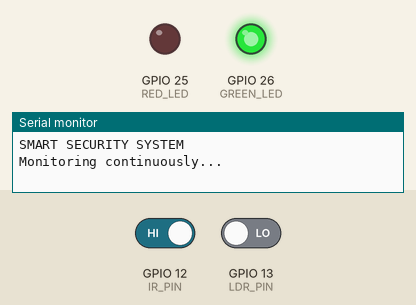
Recording of a sketch running on a simulated ESP32. On the bench: output pins drawn as LEDs (lit = HIGH), the last lines printed to the serial monitor. Inputs (shaded band) come from the test bench; at power-on: GPIO 12 (IR_PIN) HIGH, GPIO 13 (LDR_PIN) LOW. Nothing arrives over Bluetooth unless stated.

Above: at 1.2 s.
1.3 s: GPIO 12 (IR_PIN) driven LOW and GPIO 13 (LDR_PIN) driven HIGH
At 2.5 s:
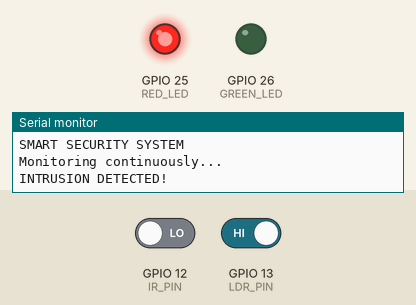
2.8 s: GPIO 12 (IR_PIN) driven HIGH
At 4.0 s:
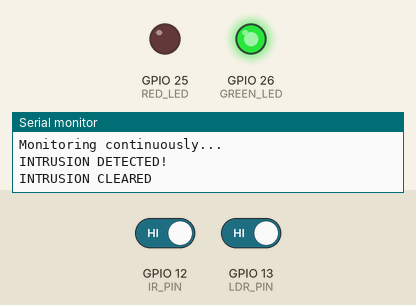
4.3 s: GPIO 12 (IR_PIN) driven LOW
At 5.5 s:
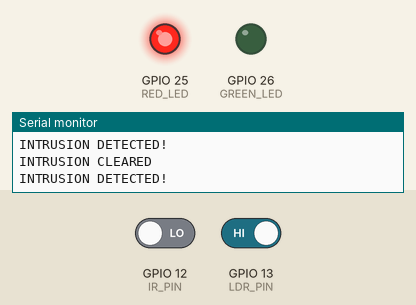
5.8 s: GPIO 13 (LDR_PIN) driven LOW
At 7.1 s:
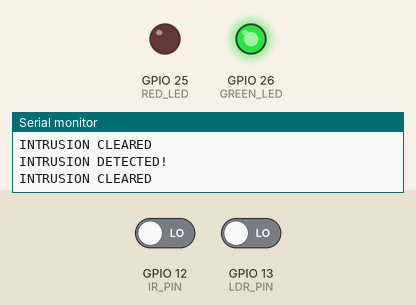
Timing chart, 0 to 8.3 s (numbered marks = the images above; inputs shaded):
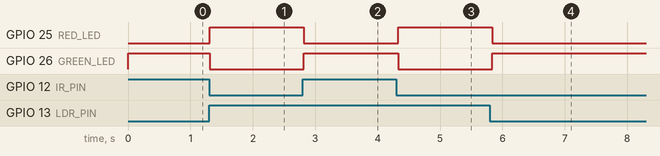

Measured:
- after the input at 1.3 s, GPIO 25 (RED_LED): LOW → HIGH at once; GPIO 26 (GREEN_LED): HIGH → LOW at once
- after the input at 2.8 s, GPIO 25 (RED_LED): HIGH → LOW at once; GPIO 26 (GREEN_LED): LOW → HIGH at once
- after the input at 4.3 s, GPIO 25 (RED_LED): LOW → HIGH at once; GPIO 26 (GREEN_LED): HIGH → LOW at once
- after the input at 5.8 s, GPIO 25 (RED_LED): HIGH → LOW at once; GPIO 26 (GREEN_LED): LOW → HIGH at once

The sketch:

Smart_Security_System.ino
```cpp
#include "BluetoothSerial.h"

BluetoothSerial SerialBT;

// ===============================
// PINS
// ===============================
const int LDR_PIN = 13;
const int IR_PIN = 12;
const int RED_LED = 25;
const int GREEN_LED = 26;

// ===============================
// STATE
// ===============================
bool previousIntrusion = false;

void setup() {

  Serial.begin(115200);

  pinMode(LDR_PIN, INPUT);
  pinMode(IR_PIN, INPUT);

  pinMode(RED_LED, OUTPUT);
  pinMode(GREEN_LED, OUTPUT);

  // Start in secure state
  digitalWrite(RED_LED, LOW);
  digitalWrite(GREEN_LED, HIGH);

  // Bluetooth
  SerialBT.begin("SMART_SECURITY");

  Serial.println("SMART SECURITY SYSTEM");
  Serial.println("Monitoring continuously...");

  SerialBT.println("================================");
  SerialBT.println("       SMART SECURITY");
  SerialBT.println("================================");
  SerialBT.println("SYSTEM SECURE");
  SerialBT.println("Monitoring active...");
}

// ===============================
// MAIN LOOP
// ===============================
void loop() {

  // Read sensors continuously
  int ldrValue = digitalRead(LDR_PIN);
  int irValue = digitalRead(IR_PIN);

  // Your confirmed sensor logic
  bool dark = (ldrValue == HIGH);
  bool movement = (irValue == LOW);

  // Intrusion condition
  bool intrusion = dark && movement;

  // ===============================
  // PHYSICAL LEDs
  // ===============================

  if (intrusion) {

    digitalWrite(RED_LED, HIGH);
    digitalWrite(GREEN_LED, LOW);

  }
  else {

    digitalWrite(RED_LED, LOW);
    digitalWrite(GREEN_LED, HIGH);
  }

  // ===============================
  // ONLY SEND BLUETOOTH WHEN STATE CHANGES
  // ===============================

  // Intruder just detected
  if (intrusion && !previousIntrusion) {

    Serial.println("INTRUSION DETECTED!");

    SerialBT.println();
    SerialBT.println("################################");
    SerialBT.println("      !!! INTRUSION !!!");
    SerialBT.println("################################");
    SerialBT.println("ALARM: ACTIVE");
    SerialBT.println("ROOM: DARK");
    SerialBT.println("MOVEMENT: DETECTED");
    SerialBT.println("################################");
  }

  // Intruder has left
  if (!intrusion && previousIntrusion) {

    Serial.println("INTRUSION CLEARED");

    SerialBT.println();
    SerialBT.println("================================");
    SerialBT.println("       INTRUSION CLEARED");
    SerialBT.println("================================");
    SerialBT.println("SYSTEM SECURE");
    SerialBT.println("ALARM: OFF");
    SerialBT.println("================================");
  }

  // Remember current state
  previousIntrusion = intrusion;

  // Keep monitoring very frequently
  delay(50);
}
```
